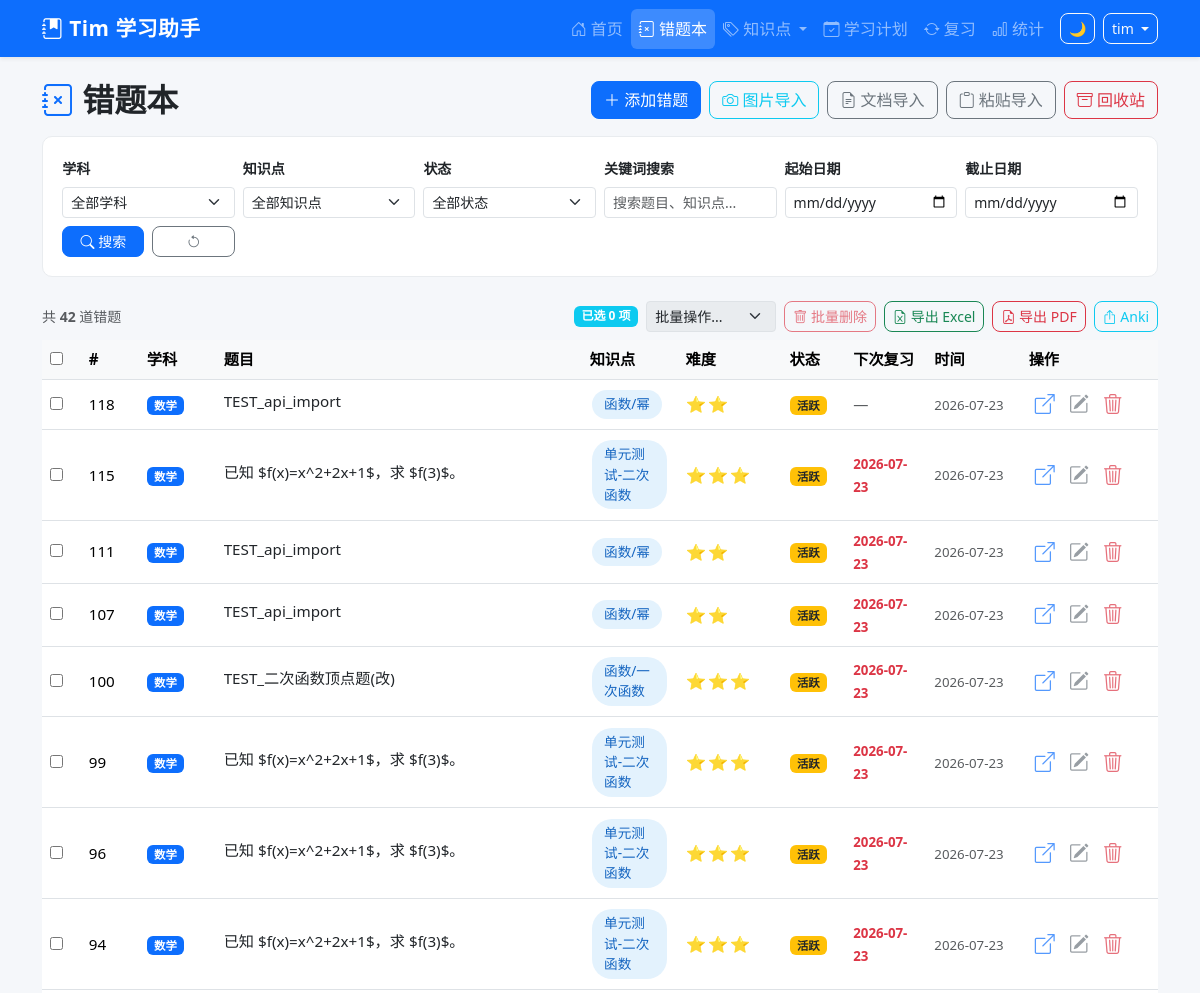
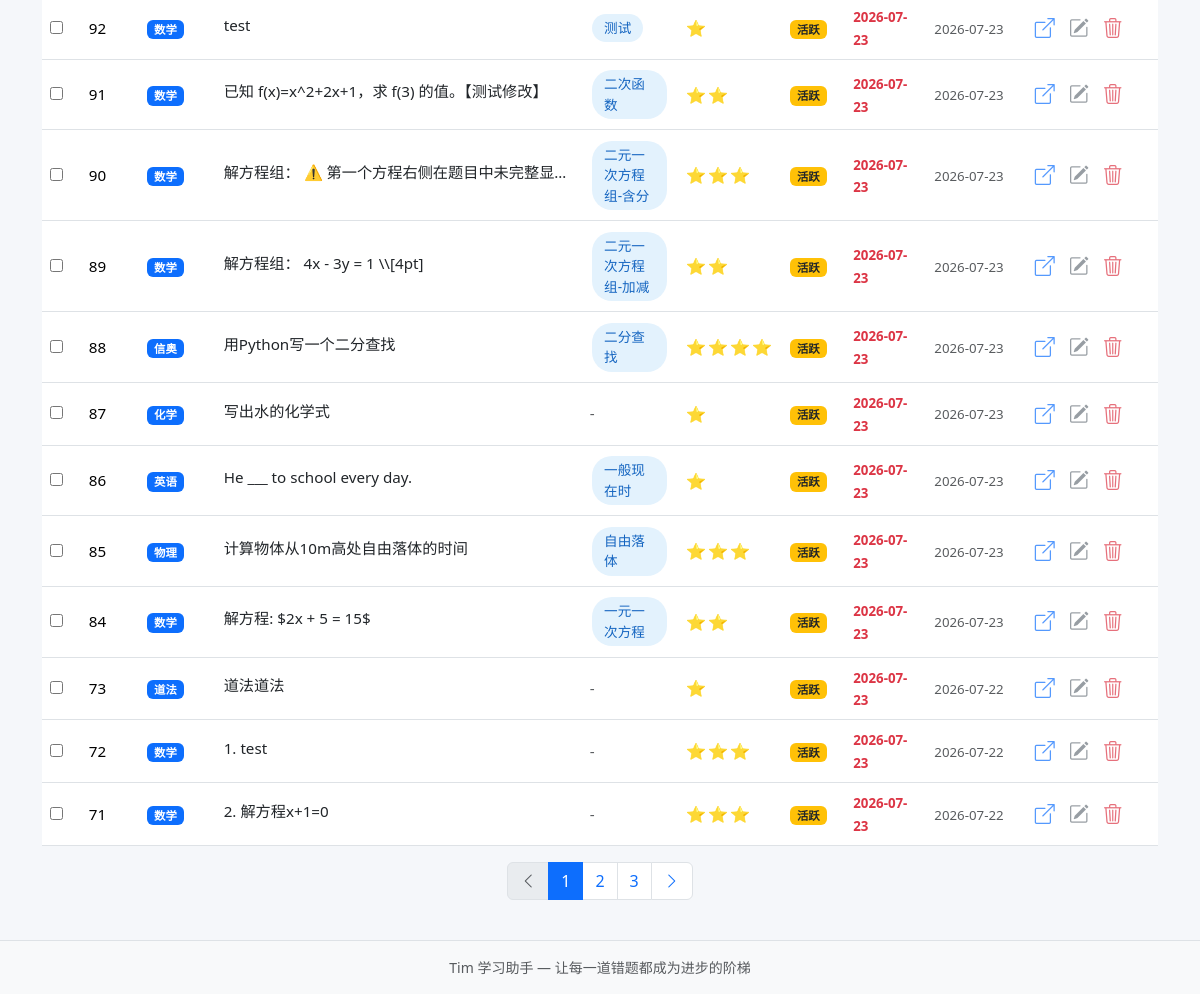
Page /questions (signed in) on the earlier database version (2 pictures, top to bottom).
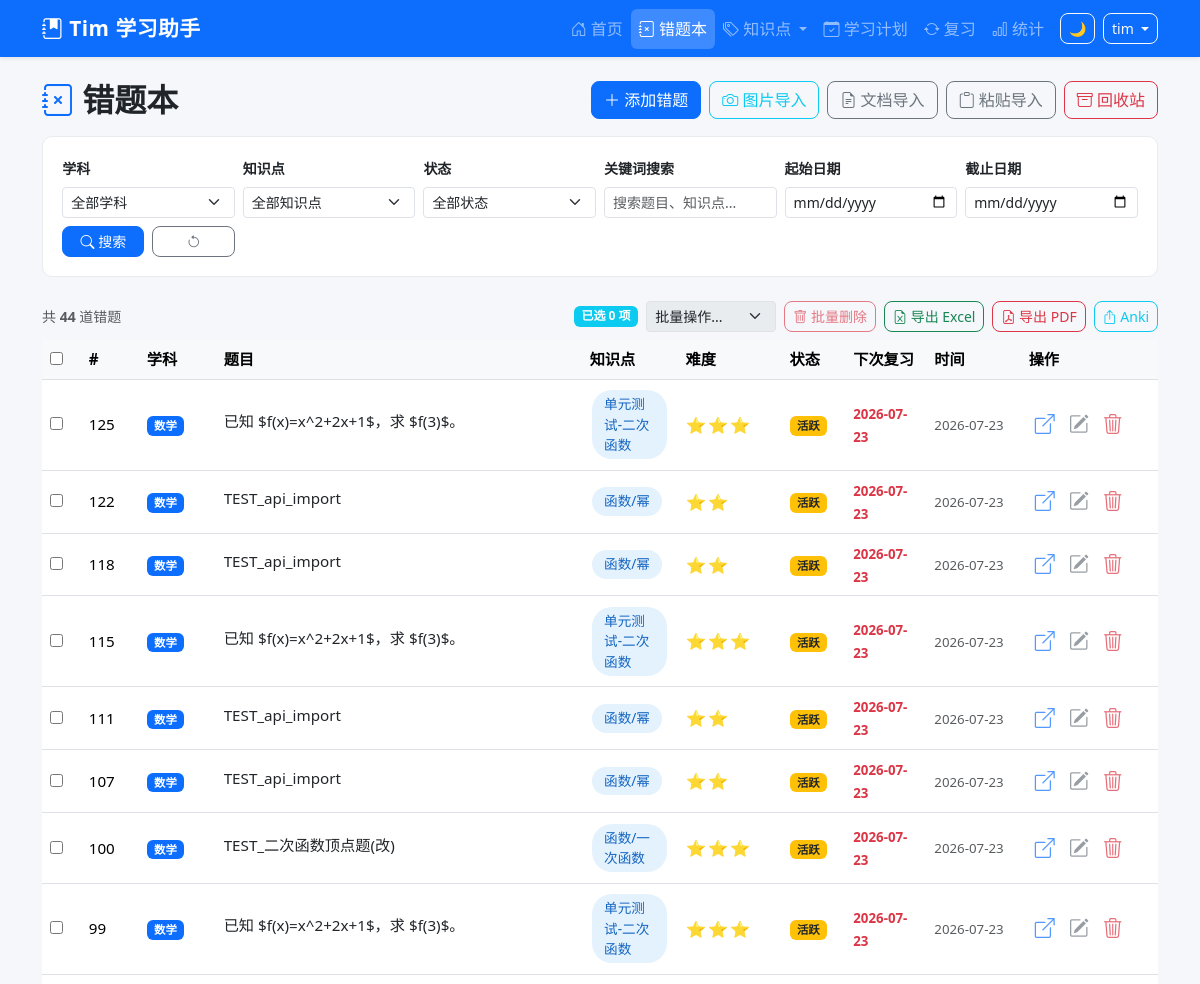
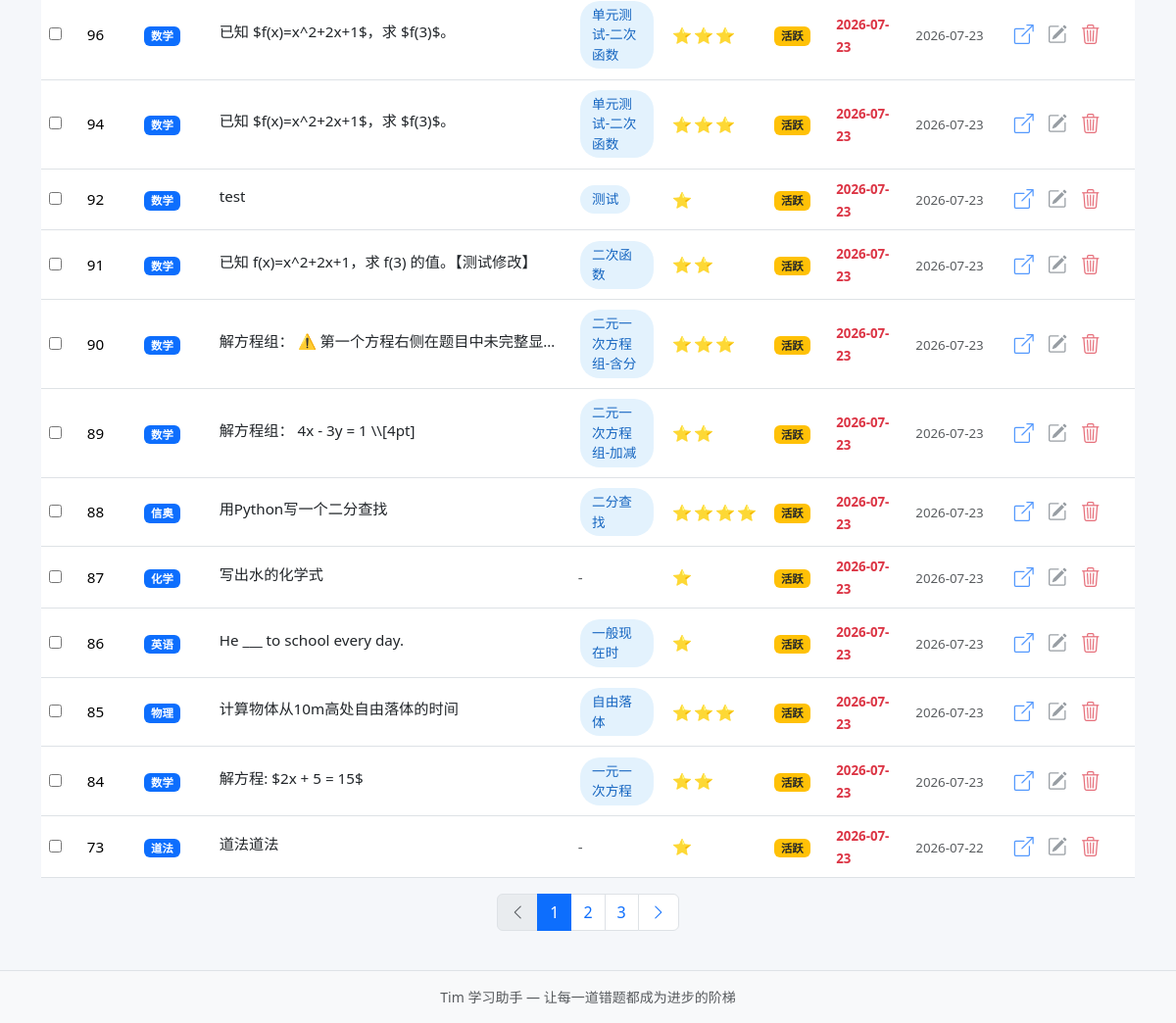
Same page on the later database version (2 pictures, top to bottom).
### tables this page shows
CREATE TABLE mistake_records (
            id INTEGER PRIMARY KEY AUTOINCREMENT,
            uuid TEXT NOT NULL,
            sys_platform TEXT NOT NULL DEFAULT 'web',
            bstudio_create_time TIMESTAMP DEFAULT CURRENT_TIMESTAMP,
            xueke TEXT NOT NULL,
            timu TEXT NOT NULL,
            xueshengdaan TEXT DEFAULT '',
            zhengquedaan TEXT DEFAULT '',
            cuowufenxi TEXT DEFAULT '',
            zhishidian TEXT DEFAULT '',
            difficulty INTEGER DEFAULT 1,
            review_count INTEGER DEFAULT 0,
            last_review_at TIMESTAMP,
            next_review_at TIMESTAMP,
            review_stage INTEGER DEFAULT 0,
            review_algorithm TEXT DEFAULT 'sm2',
            status TEXT DEFAULT 'active',
            updated_at TIMESTAMP DEFAULT CURRENT_TIMESTAMP
        , voice_data TEXT DEFAULT '');

### app.py (the view)
@app.route('/questions',)
@login_required
def question_list():
    page = request.args.get('page', 1, type=int)
    xueke_filter = request.args.get('xueke', '')
    zhishidian_filter = request.args.get('zhishidian', '')
    status_filter = request.args.get('status', '')
    keyword = request.args.get('keyword', '')
    date_from = request.args.get('date_from', '')
    date_to = request.args.get('date_to', '')
    where_clauses = ['1=1']
    params = []
    if xueke_filter:
        where_clauses.append('xueke = ?',)
        params.append(xueke_filter)
    if zhishidian_filter:
        where_clauses.append('zhishidian = ?',)
        params.append(zhishidian_filter)
    if status_filter:
        where_clauses.append('status = ?',)
        params.append(status_filter)
    if keyword:
        where_clauses.append('(timu LIKE ? OR zhishidian LIKE ? OR cuowufenxi LIKE ?)',)
        kw = '%' + keyword + '%'
        params.extend([kw, kw, kw])
    if date_from:
        where_clauses.append("bstudio_create_time >= ? || ' 00:00:00'")
        params.append(date_from)
    if date_to:
        where_clauses.append("bstudio_create_time <= ? || ' 23:59:59'")
        params.append(date_to)
    where_sql = ' AND '.join(where_clauses)
    total = query_db(
        f'SELECT COUNT(*) as cnt FROM mistake_records WHERE {where_sql}',
        params, one=True
    )['cnt']
    offset = (page - 1) * Config.PAGE_SIZE
    questions = query_db(
        f'''SELECT * FROM mistake_records WHERE {where_sql}
            ORDER BY bstudio_create_time DESC
            LIMIT ? OFFSET ?''',
        params + [Config.PAGE_SIZE, offset]
    )
    total_pages = max(1, (total + Config.PAGE_SIZE - 1) // Config.PAGE_SIZE)
    questions = rows_to_dicts(questions)
    for q in questions:
        q['timu_plain'] = strip_latex(q['timu'])
    knowledge_points = get_knowledge_points()
    resp = make_response(render_template('question_list.html',
        questions=questions,
        page=page,
        total_pages=total_pages,
        total=total,
        xueke_filter=xueke_filter,
        zhishidian_filter=zhishidian_filter,
        status_filter=status_filter,
        keyword=keyword,
        date_from=date_from,
        date_to=date_to,
        knowledge_points=knowledge_points,
        subjects=Config.get_subjects(),
        status_options=Config.STATUS_OPTIONS,
        today_str=date.today().isoformat(),
    ))
    return set_uuid_cookie(resp, g.user_uuid)

### templates/question_list.html (shortened to what this page needs)
{% extends "base.html" %}
{% block content %}
<div class="d-flex justify-content-between align-items-center mb-3">
    <h2 class="fw-bold mb-0"><i class="bi bi-journal-x text-primary"></i> 错题本</h2>
    <div class="d-flex gap-2">
        <a href="{{ url_for('add_question') }}" class="btn btn-primary">
            <i class="bi bi-plus-lg"></i> 添加错题
        </a>
        <a href="{{ url_for('ocr_import') }}" class="btn btn-outline-info">
            <i class="bi bi-camera"></i> 图片导入
        </a>
        <a href="{{ url_for('doc_import') }}" class="btn btn-outline-secondary">
            <i class="bi bi-file-earmark-text"></i> 文档导入
        </a>
        <a href="{{ url_for('paste_import') }}" class="btn btn-outline-secondary">
            <i class="bi bi-clipboard"></i> 粘贴导入
        </a>
        <a href="{{ url_for('question_deleted') }}" class="btn btn-outline-danger">
            <i class="bi bi-archive"></i> 回收站
        </a>
    </div>
</div>
<div class="filter-bar">
    <form method="GET" class="row g-2 align-items-end">
        <div class="col-md-2">
            <label class="form-label small fw-bold">学科</label>
            <select name="xueke" class="form-select form-select-sm">
                <option value="">全部学科</option>
            </select>
        </div>
        <div class="col-md-2">
            <label class="form-label small fw-bold">知识点</label>
            <select name="zhishidian" class="form-select form-select-sm">
                <option value="">全部知识点</option>
            </select>
        </div>
        <div class="col-md-2">
            <label class="form-label small fw-bold">状态</label>
            <select name="status" class="form-select form-select-sm">
                <option value="">全部状态</option>
            </select>
        </div>
        <div class="col-md-2">
            <label class="form-label small fw-bold">关键词搜索</label>
            <input type="text" name="keyword" class="form-control form-control-sm"
                   placeholder="搜索题目、知识点..." value="{{ keyword }}" id="keyword-search">
        </div>
        <div class="col-md-2">
            <label class="form-label small fw-bold">起始日期</label>
            <input type="date" name="date_from" class="form-control form-control-sm" value="{{ date_from }}">
        </div>
        <div class="col-md-2">
            <label class="form-label small fw-bold">截止日期</label>
            <input type="date" name="date_to" class="form-control form-control-sm" value="{{ date_to }}">
        </div>
        <div class="col-md-1">
            <button type="submit" class="btn btn-primary btn-sm w-100">
                <i class="bi bi-search"></i> 搜索
            </button>
        </div>
        <div class="col-md-1">
            <a href="{{ url_for('question_list') }}" class="btn btn-outline-secondary btn-sm w-100" title="重置">
                <i class="bi bi-arrow-counterclockwise"></i>
            </a>
        </div>
    </form>
</div>
<div class="d-flex justify-content-between align-items-center mb-2">
    <small class="text-muted">共 <strong id="total-count">{{ total }}</strong> 道错题</small>
    <div class="d-flex gap-2">
        <div id="batch-toolbar" class="d-flex align-items-center gap-2" style="display:none;">
            <span class="badge bg-info" id="sel-count-badge">已选 <span id="sel-count">0</span> 项</span>
            <select id="batch-action" class="form-select form-select-sm" style="width:auto;">
                <option value="">批量操作...</option>
            </select>
            <button class="btn btn-outline-danger btn-sm" id="batch-delete-btn" onclick="batchDelete()" disabled>
                <i class="bi bi-trash"></i> 批量删除
            </button>
        </div>
        <a href="{{ url_for('export_excel') }}" class="btn btn-outline-success btn-sm">
            <i class="bi bi-file-earmark-excel"></i> 导出 Excel
        </a>
        <a href="{{ url_for('export_pdf') }}" class="btn btn-outline-danger btn-sm">
            <i class="bi bi-file-earmark-pdf"></i> 导出 PDF
        </a>
        <a href="{{ url_for('export_anki') }}" class="btn btn-outline-info btn-sm">
            <i class="bi bi-box-arrow-up"></i> Anki
        </a>
    </div>
</div>
{% if questions %}
<div class="table-responsive">
    <table class="table table-hover align-middle">
        <thead>
            <tr>
                <th style="width: 40px;">
                    <input type="checkbox" id="select-all" title="全选本页" style="display:none;">
                </th>
                <th style="width: 60px;">#</th>
                <th style="width: 80px;">学科</th>
                <th>题目</th>
                <th style="width: 100px;">知识点</th>
                <th style="width: 70px;">难度</th>
                <th style="width: 65px;">状态</th>
                <th style="width: 85px;">下次复习</th>
                <th style="width: 100px;">时间</th>
                <th style="width: 140px;">操作</th>
            </tr>
        </thead>
        <tbody>
            {% for q in questions %}
            <tr>
                <td><input type="checkbox" class="row-select" value="{{ q['id'] }}" aria-label="选择此题"></td>
                <td>{{ q['id'] }}</td>
                <td><span class="badge bg-primary">{{ q['xueke'] }}</span></td>
                <td>
                    <a href="{{ url_for('question_detail', question_id=q['id']) }}" class="text-decoration-none text-dark">
                        <span class="text-truncate d-inline-block" style="max-width: 350px;">
                            {{ q.get('timu_plain', q['timu'][:60]) }}
                        </span>
                    </a>
                </td>
                <td>
                    {% if q['zhishidian'] %}
                    <span class="knowledge-badge">{{ q['zhishidian'][:10] }}</span>
                    {% else %}
                    <span class="text-muted">-</span>
                    {% endif %}
                </td>
                <td>
                    <span class="difficulty-stars">{{ '⭐' * q['difficulty'] }}</span>
                </td>
                <td>
                    {% if q['status'] == 'active' %}
                    <span class="badge bg-warning text-dark">活跃</span>
                    {% elif q['status'] == 'mastered' %}
                    <span class="badge bg-success">已掌握</span>
                    {% else %}
                    <span class="badge bg-secondary">已归档</span>
                    {% endif %}
                </td>
                <td>
                    {% if q['next_review_at'] %}
                    <small {% if q['next_review_at'][:10] <= today_str %}class="text-danger fw-bold"{% else %}class="text-muted"{% endif %}>
                        {{ q['next_review_at'][:10] }}
                    </small>
                    {% else %}
                    <span class="text-muted">—</span>
                    {% endif %}
                </td>
                <td><small class="text-muted">{{ q['bstudio_create_time'][:10] }}</small></td>
                <td>
                    <div class="action-btns">
                        <a href="{{ url_for('question_detail', question_id=q['id']) }}" class="btn btn-link text-primary p-1" title="查看">
                            <i class="bi bi-box-arrow-up-right"></i>
                        </a>
                        <a href="{{ url_for('edit_question', question_id=q['id']) }}" class="btn btn-link text-secondary p-1" title="编辑">
                            <i class="bi bi-pencil-square"></i>
                        </a>
                        <form method="POST" action="{{ url_for('delete_question', question_id=q['id']) }}" class="d-inline">
                            <button type="submit" class="btn btn-link text-danger p-1" title="删除"
                                    data-confirm="确定要删除这道错题吗？">
                                <i class="bi bi-trash3"></i>
                            </button>
                        </form>
                    </div>
                </td>
            </tr>
            {% endfor %}
        </tbody>
    </table>
</div>
{% if total_pages > 1 %}
<nav>
    <ul class="pagination justify-content-center">
        <li class="page-item {% if page <= 1 %}disabled{% endif %}">
            <a class="page-link" href="{{ url_for('question_list', page=page-1, xueke=xueke_filter, zhishidian=zhishidian_filter, status=status_filter, keyword=keyword) }}">
                <i class="bi bi-chevron-left"></i>
            </a>
        </li>
        {% for p in range(1, total_pages + 1) %}
            {% if p == 1 or p == total_pages or (p >= page - 2 and p <= page + 2) %}
            <li class="page-item {% if p == page %}active{% endif %}">
                <a class="page-link" href="{{ url_for('question_list', page=p, xueke=xueke_filter, zhishidian=zhishidian_filter, status=status_filter, keyword=keyword) }}">{{ p }}</a>
            </li>
            {% elif p == page - 3 or p == page + 3 %}
            <li class="page-item disabled"><span class="page-link">...</span></li>
            {% endif %}
        {% endfor %}
        <li class="page-item {% if page >= total_pages %}disabled{% endif %}">
            <a class="page-link" href="{{ url_for('question_list', page=page+1, xueke=xueke_filter, zhishidian=zhishidian_filter, status=status_filter, keyword=keyword) }}">
                <i class="bi bi-chevron-right"></i>
            </a>
        </li>
    </ul>
</nav>
{% endif %}
{% endif %}
{% endblock %}

### templates/base.html (shortened to what this page needs)
<!DOCTYPE html>
<html lang="zh-CN">
<head>
    <link href="https://cdn.jsdelivr.net/npm/bootstrap@5.3.2/dist/css/bootstrap.min.css" rel="stylesheet">
    <link href="https://cdn.jsdelivr.net/npm/bootstrap-icons@1.11.3/font/bootstrap-icons.css" rel="stylesheet">
    <link href="{{ url_for('static', filename='css/style.css') }}" rel="stylesheet">
    <link rel="stylesheet" href="https://cdn.jsdelivr.net/npm/katex@0.16.9/dist/katex.min.css">
</head>
<body>
    <nav class="navbar navbar-expand-lg navbar-dark bg-primary shadow-sm">
        <div class="container">
            <a class="navbar-brand fw-bold" href="{{ url_for('index') }}">
                <i class="bi bi-journal-bookmark-fill"></i> Tim 学习助手
            </a>
            <div class="collapse navbar-collapse" id="navbarNav">
                <ul class="navbar-nav ms-auto">
                    <li class="nav-item">
                        <a class="nav-link {% if request.path == '/' %}active{% endif %}" href="{{ url_for('index') }}">
                            <i class="bi bi-house-door"></i> 首页
                        </a>
                    </li>
                    <li class="nav-item">
                        <a class="nav-link {% if request.path.startswith('/questions') %}active{% endif %}" href="{{ url_for('question_list') }}">
                            <i class="bi bi-journal-x"></i> 错题本
                        </a>
                    </li>
                    <li class="nav-item dropdown">
                        <a class="nav-link dropdown-toggle {% if request.path in ('/knowledge-points','/knowledge-map') %}active{% endif %}" href="#" id="kpDropdown" role="button" data-bs-toggle="dropdown" aria-expanded="false">
                            <i class="bi bi-tags"></i> 知识点
                        </a>
                    </li>
                    <li class="nav-item">
                        <a class="nav-link {% if request.path.startswith('/study-plans') %}active{% endif %}" href="{{ url_for('study_plans') }}">
                            <i class="bi bi-calendar-check"></i> 学习计划
                        </a>
                    </li>
                    <li class="nav-item">
                        <a class="nav-link {% if request.path.startswith('/review') %}active{% endif %}" href="{{ url_for('review_plan') }}">
                            <i class="bi bi-arrow-repeat"></i> 复习
                        </a>
                    </li>
                    <li class="nav-item">
                        <a class="nav-link {% if request.path == '/statistics' %}active{% endif %}" href="{{ url_for('statistics') }}">
                            <i class="bi bi-bar-chart"></i> 统计
                        </a>
                    </li>
                </ul>
                <button id="dark-toggle" class="btn btn-outline-light btn-sm ms-2" title="切换暗色模式" onclick="toggleDark()">🌙</button>
                {% if session.username %}
                <div class="dropdown ms-2">
                    <button class="btn btn-outline-light btn-sm dropdown-toggle" data-bs-toggle="dropdown">
                        {{ session.username }}
                    </button>
                </div>
                {% endif %}
            </div>
        </div>
    </nav>
    <main class="container py-4">
        {% block content %}{% endblock %}
    </main>
    <footer class="bg-light py-3 mt-auto border-top">
        <div class="container text-center text-muted small">
            Tim 学习助手 &mdash; 让每一道错题都成为进步的阶梯
        </div>
    </footer>
</body>
</html>

Differences in the rows shown:
no longer on this page (row unchanged): mistake_records: id "72", xueke "数学", get "1. test", difficulty "⭐⭐⭐", status "活跃", next_review_at "2026-07-23", bstudio_create_time "2026-07-22"
no longer on this page (row unchanged): mistake_records: id "71", xueke "数学", get "2. 解方程x+1=0", difficulty "⭐⭐⭐", status "活跃", next_review_at "2026-07-23", bstudio_create_time "2026-07-22"
added mistake_records: id "125", xueke "数学", get "已知 $f(x)=x^2+2x+1$，求 $f(3)$。", zhishidian "单元测试-二次函数", difficulty "⭐⭐⭐", status "活跃", next_review_at "2026-07-23", bstudio_create_time "2026-07-23"
added mistake_records: id "122", xueke "数学", get "TEST_api_import", zhishidian "函数/幂", difficulty "⭐⭐", status "活跃", next_review_at "2026-07-23", bstudio_create_time "2026-07-23"
changed mistake_records id 118: next_review_at (not shown) → "2026-07-23"; no longer shows "—"
Other differences:
{{ total }}: "42" → "44"
